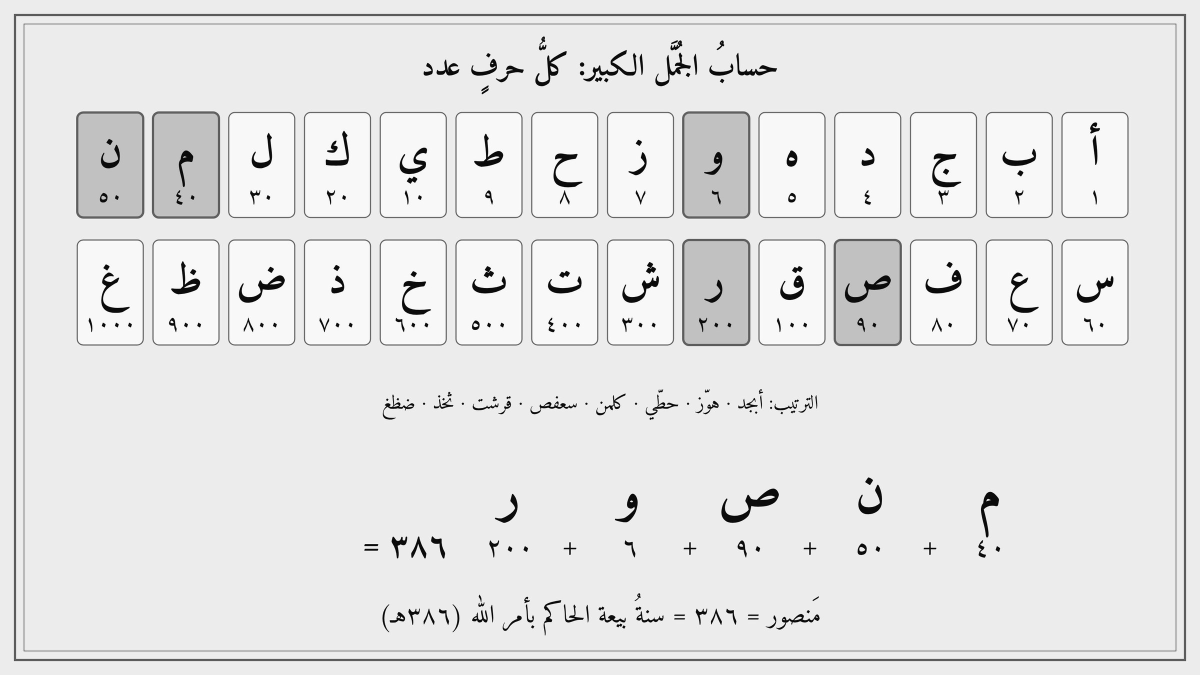
#> input picture illustrations/d_abjad.jpg, 2400 x 1350 px (shown at 1/2 size)
$ python sketch.py ../illustrations/d_abjad.jpg ../illustrations/d_basin.jpg ../illustrations/d_basin.jpg   (older library calls are emulated)
#> lines starting #> are read from the running program, lines starting #| are printed output that depends on the picture
# Artist-style pencil sketch for print: doubled wobbly contours, short directional hatching strokes,
# smudged graphite in darks, unfinished vignette edges, paper grain. Output grayscale JPEG.
import sys, numpy as np, cv2
def noise(h, w, scale, rng):
    n = rng.normal(0, 1, (h // scale + 2, w // scale + 2)).astype(np.float32)
    return cv2.resize(n, (w, h), interpolation=cv2.INTER_CUBIC)
def warp(img, rng, amp, scale):
    h, w = img.shape
    mx, my = np.meshgrid(np.arange(w, dtype=np.float32), np.arange(h, dtype=np.float32))
    return cv2.remap(img, mx + noise(h, w, scale, rng) * amp, my + noise(h, w, scale, rng) * amp, cv2.INTER_LINEAR, borderMode=cv2.BORDER_REPLICATE)
def sketch(src, dst, dark=False, seed=7, width=2000):
#> called with src = '../illustrations/d_abjad.jpg', dst = '../illustrations/d_basin.jpg', dark = False, seed = 7, width = 2000
    rng = np.random.default_rng(seed)
    img = cv2.imread(src)
#> img is the input picture: shape (1350, 2400, 3); min 0, max 255, mean 228.5
    if img.shape[1] > width: img = cv2.resize(img, (width, round(img.shape[0] * width / img.shape[1])), interpolation=cv2.INTER_AREA)
#> img: shape (1125, 2000, 3)
    g8 = cv2.cvtColor(img, cv2.COLOR_BGR2GRAY)
    if dark:
        g8 = cv2.createCLAHE(clipLimit=3.0, tileGridSize=(8, 8)).apply(g8)
        g8 = cv2.normalize(g8, None, 0, 255, cv2.NORM_MINMAX)
    g = g8.astype(np.float32)
    h, w = g.shape
#> h = 1125; w = 2000
    tone = cv2.GaussianBlur((255 - g) / 255.0, (0, 0), 2.5)
    if dark: tone = np.clip(tone, 0, 1) ** 1.8 * 0.62
    # contours: two jittered passes
    gb = cv2.GaussianBlur(g, (0, 0), 1.0)
    e = np.hypot(cv2.Sobel(gb, cv2.CV_32F, 1, 0), cv2.Sobel(gb, cv2.CV_32F, 0, 1))
    e = np.clip(e / 160.0, 0, 1) ** 0.75
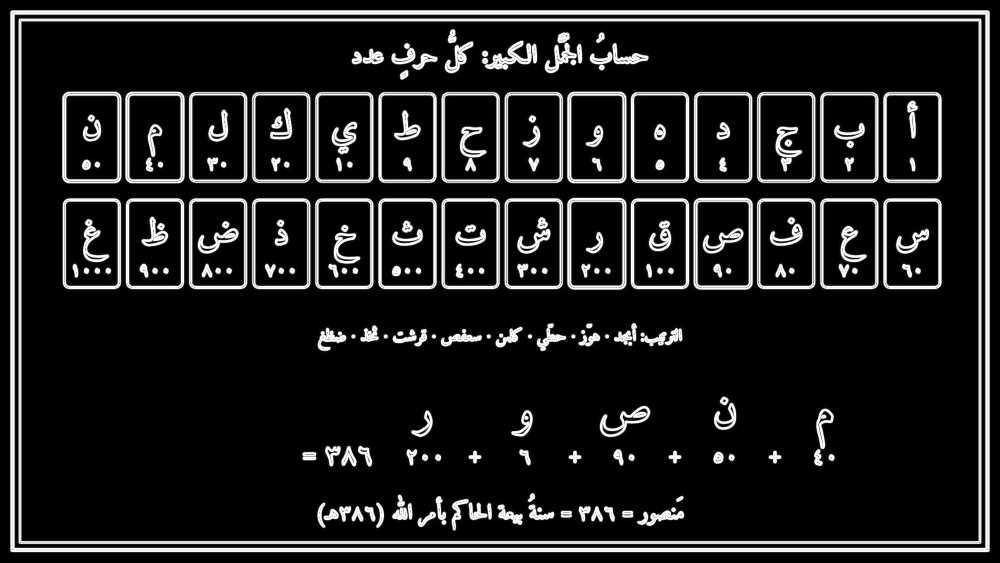
#> e: shape (1125, 2000) float32 (shown at 1/2 size); min 0, max 1, mean 0.123
    c1 = warp(e, rng, 1.8, 50); c2 = warp(e, rng, 2.6, 35) * 0.55
    contour = np.clip(c1 + c2, 0, 1)
    # short hatching strokes
    canvas = np.zeros((h, w), np.float32)
    levels = [(0.10, 45, 1.0), (0.32, -35, 0.9), (0.55, 80, 0.85), (0.75, 10, 0.8)]
    base_len = max(10, w // 90)
#> base_len = 22
    for thr, ang, alpha in levels:
        mask = np.clip((tone - thr) * 3.0, 0, 1)
        n = int(mask.sum() / (base_len * 1.1))
        if n <= 0: continue
        p = mask.ravel() / mask.sum()
        idx = rng.choice(h * w, size=min(n, 400000), p=p)
        ys, xs = np.divmod(idx, w)
        angs = np.radians(ang + rng.normal(0, 6, len(idx)))
        lens = base_len * rng.uniform(0.5, 1.4, len(idx))
        dx = np.cos(angs) * lens / 2; dy = np.sin(angs) * lens / 2
        vals = alpha * rng.uniform(0.35, 0.9, len(idx))
        for x, y, ddx, ddy, v in zip(xs, ys, dx, dy, vals):
            cv2.line(canvas, (int(x - ddx), int(y - ddy)), (int(x + ddx), int(y + ddy)), float(v), 1, cv2.LINE_AA)
#> this loop made 4 passes
#> n on passes 1 to 4: 7486, 1624, 487, 87
#> pass 1, in sketch, `mask = np.clip((tone - thr) * 3.0, 0, 1)`:
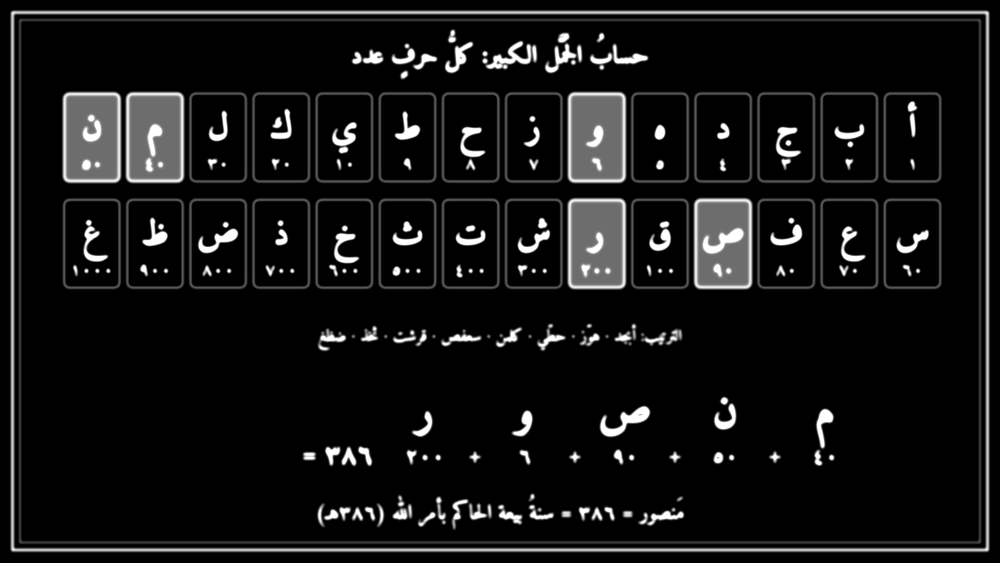
#> mask: shape (1125, 2000) float32 (shown at 1/2 size); min 0, max 1, mean 0.0805
#> after the loop:
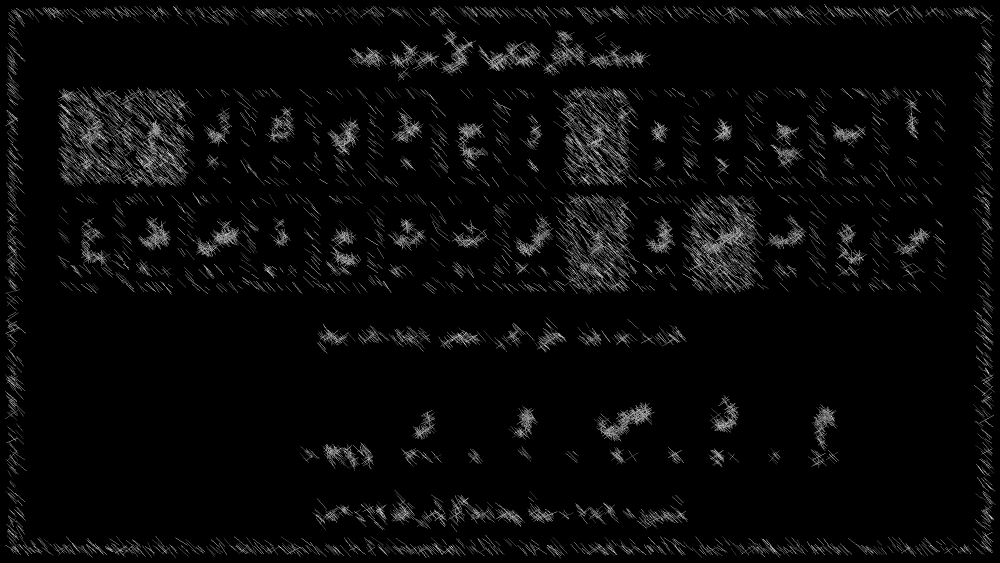
#> canvas: shape (1125, 2000) float32 (shown at 1/2 size); min 0, max 0.9, mean 0.0364
    shade = np.clip(canvas, 0, 1)
    # smudge in darks
    smudge = cv2.GaussianBlur(np.clip(tone - 0.7, 0, 1), (0, 0), 5) * 0.25
    ink = np.clip(contour * 0.95 + shade * 0.75 + smudge, 0, 1)
    if not dark:
        raw = (255 - g) / 255.0
        ink = np.maximum(ink, np.clip((raw - 0.55) * 2.2, 0, 0.95))
    # unfinished vignette: fade shading toward the borders (keep contours a bit more)
    yy, xx = np.mgrid[0:h, 0:w]
    d = np.minimum.reduce([xx, w - 1 - xx, yy, h - 1 - yy]).astype(np.float32)
    band = np.clip(d / (0.07 * min(h, w)), 0, 1)
    edge = np.clip(band + (1 - band) * noise(h, w, 80, rng) * 0.3, 0, 1)
#> in noise (call 5), `return cv2.resize(n, (w, h), interpolation=cv2.INTER_CUBIC)`:
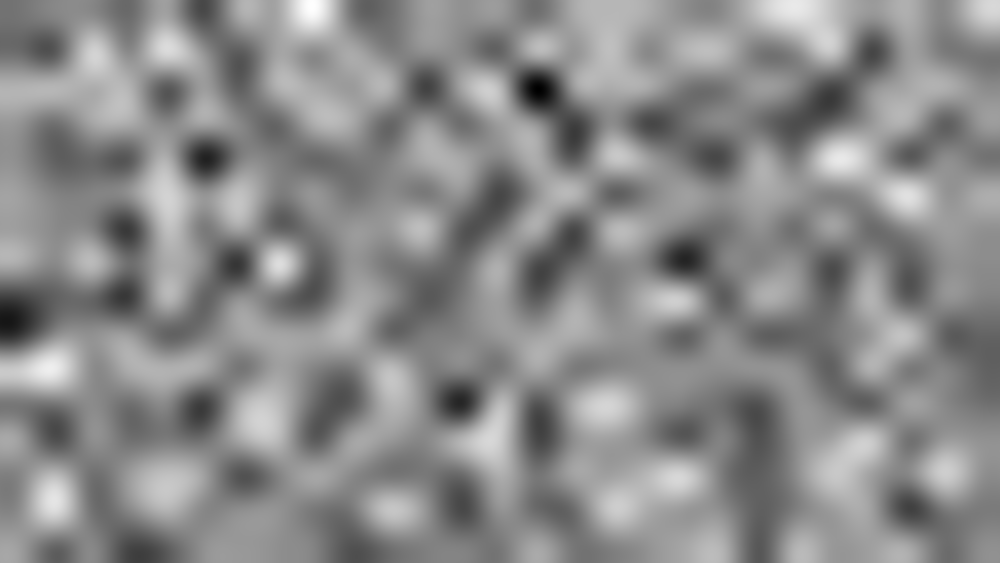
#> returned value: shape (1125, 2000) float32 (shown at 1/2 size); min -3.76, max 3.01, mean -0.0848; drawn with min black and max white
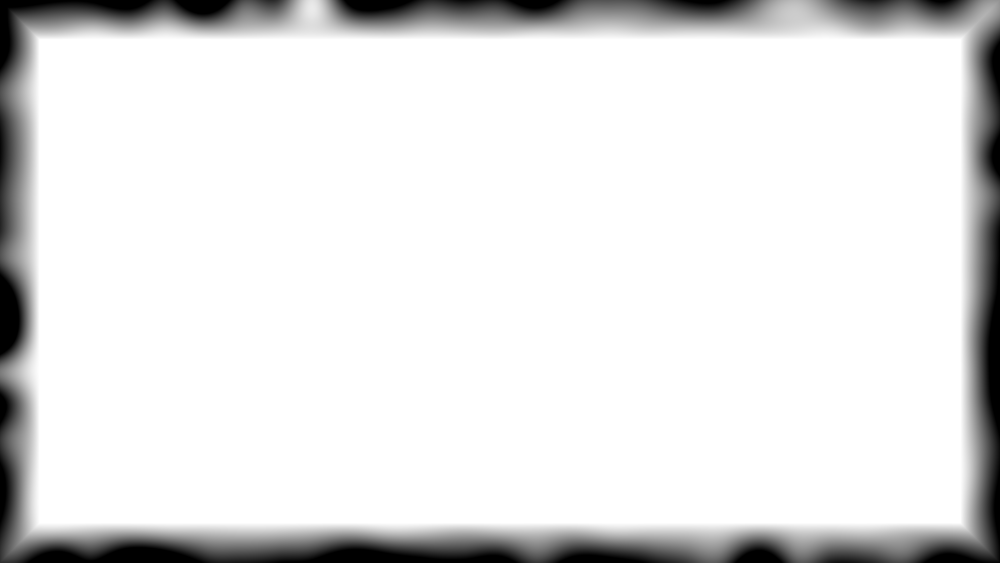
#> edge: shape (1125, 2000) float32 (shown at 1/2 size); min 0, max 1, mean 0.896
    ink = ink * np.clip(edge, 0, 1)
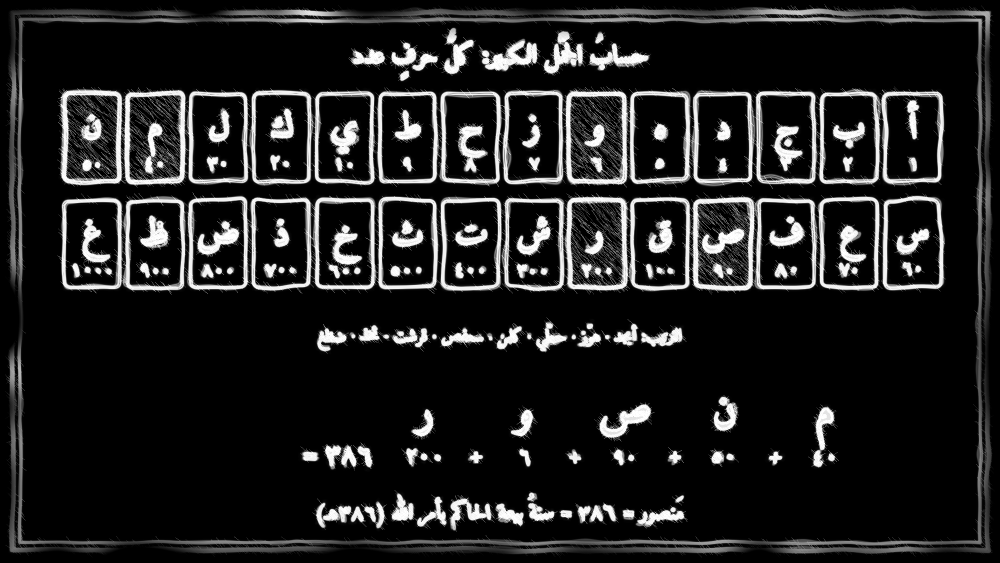
#> ink: shape (1125, 2000) float32 (shown at 1/2 size); min 0, max 1, mean 0.134
    out = 248 - ink * 215 + rng.normal(0, 3.2, (h, w)).astype(np.float32)
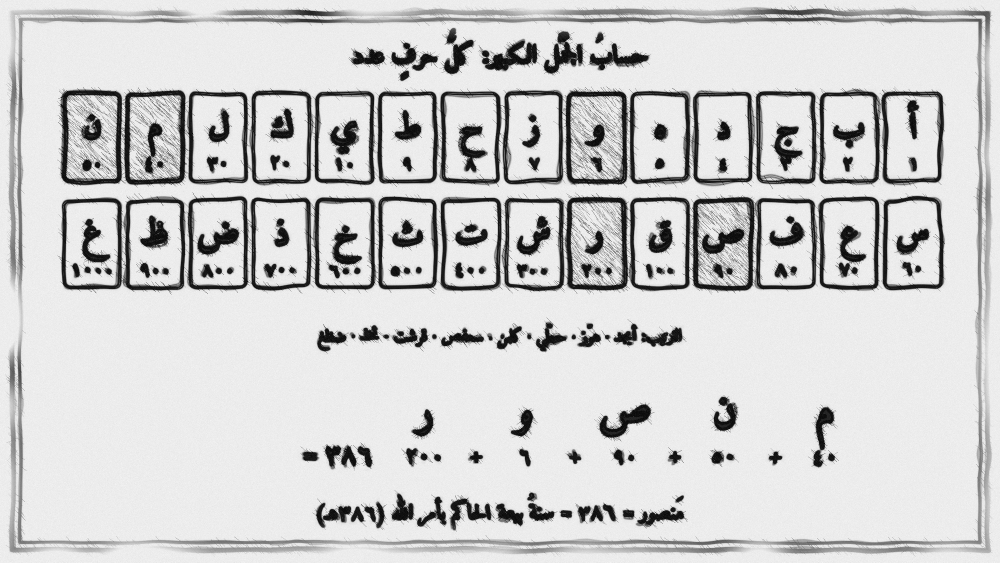
#> out: shape (1125, 2000) float32 (shown at 1/2 size); min 20.36, max 265.7, mean 219.1; drawn with min black and max white
    out = cv2.GaussianBlur(np.clip(out, 0, 255), (0, 0), 0.55)
    cv2.imwrite(dst, out.astype(np.uint8), [cv2.IMWRITE_JPEG_QUALITY, 84])
if __name__ == '__main__':
    sketch(sys.argv[1], sys.argv[2], dark=(len(sys.argv) > 3 and sys.argv[3] == 'dark'))

$ run again, on illustrations/d_pyramid.jpg
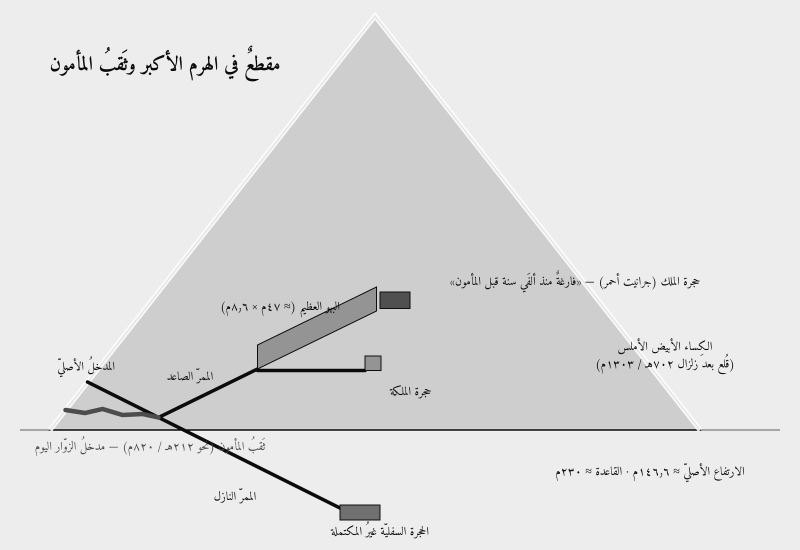
#> input picture illustrations/d_pyramid.jpg, 2400 x 1650 px (shown at 1/3 size)
#> in sketch, img is the input picture: shape (1650, 2400, 3); min 0, max 255, mean 224
#> img: shape (1375, 2000, 3)
#> the loop in sketch, `for thr, ang, alpha in levels:` made 4 passes
#> n on passes 1 to 4: 13012, 1872, 460, 78
#> pass 1, in sketch, `mask = np.clip((tone - thr) * 3.0, 0, 1)`:
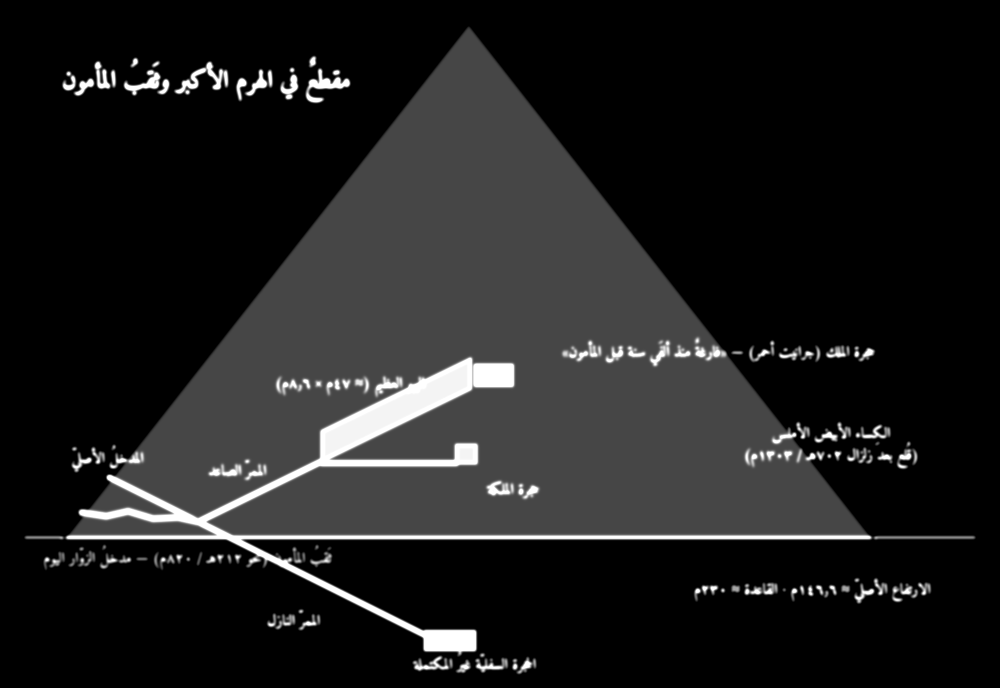
#> mask: shape (1375, 2000) float32 (shown at 1/2 size); min 0, max 1, mean 0.115
#> in sketch, `out = 248 - ink * 215 + rng.normal(0, 3.2, (h, w)).astype(np.float32)`:
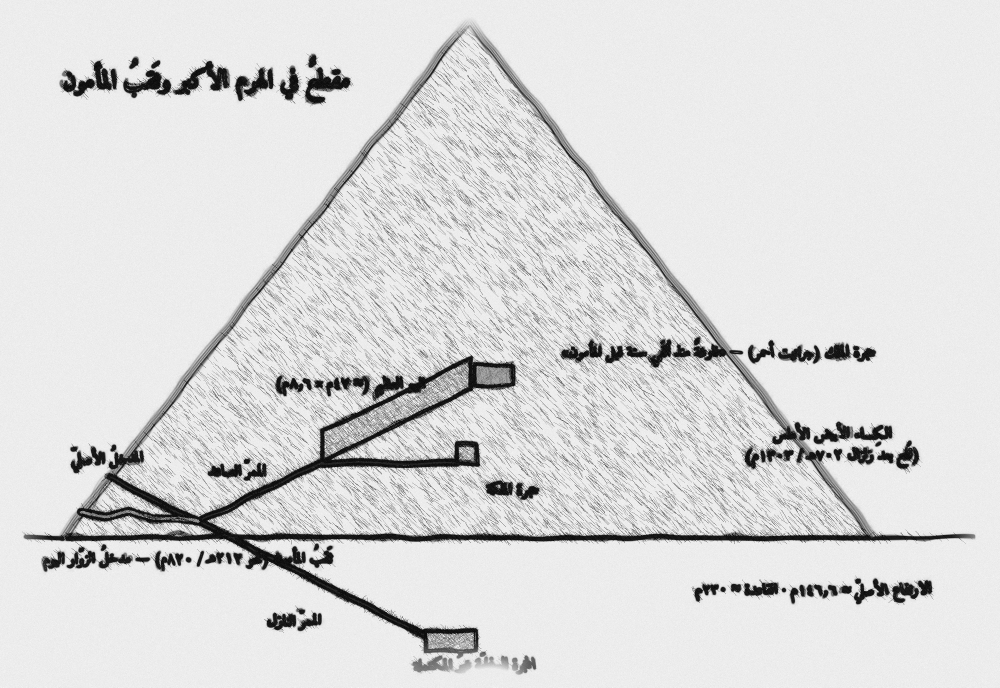
#> out: shape (1375, 2000) float32 (shown at 1/2 size); min 19.1, max 265.7, mean 230.8; drawn with min black and max white
